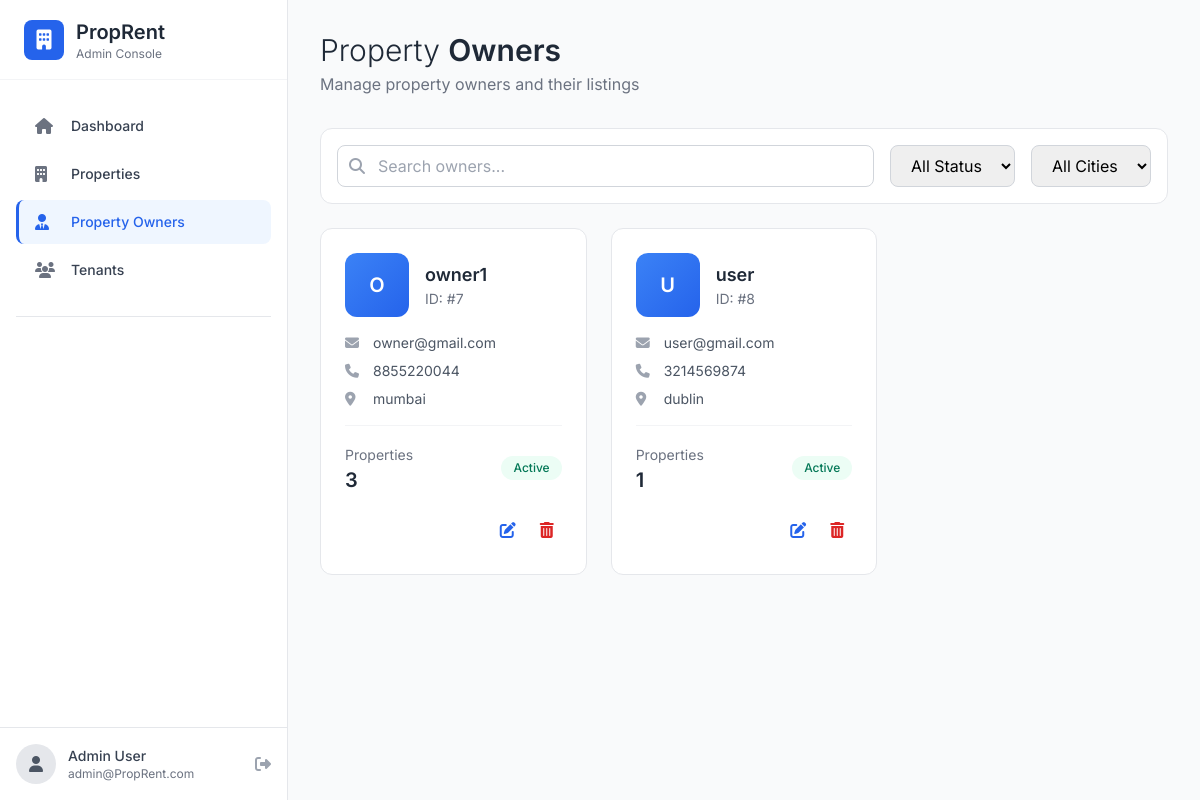
/admin_owners (signed in), run on the app's committed database.
### house_rent_app/models.py (models this page shows, shortened)
class UserProfile(models.Model):
    user = models.OneToOneField(User, on_delete=models.CASCADE)
    phone_number = models.CharField(max_length=15, unique=True)
    type = models.BooleanField(default=False)  # True for owner, False for tenant
    address = models.CharField(max_length=200)
    city = models.CharField(max_length=100)

### house_rent_app/views.py (the view, shortened to what this page needs)
# urls.py: path('admin_owners', views.AdminOwnerList.as_view(), name='admin_owners'),
class AdminOwnerList(LoginRequiredMixin, View):
    login_url = 'login'
    redirect_field_name = 'next'
    def get(self, request):
        owners_list = UserProfile.objects.filter(type=True).annotate(house_count=Count('user__houses')).all()
        print("--------------------> OWNERS : ",owners_list.values())
        return render(request, template_name="admin_owners.html", context={"owners":owners_list})

### house_rent_app/templates/admin_owners.html (shortened to what this page needs)
{% extends "admin_sidebar.html" %}
{% block content %}
<div class="p-8">
    <div class="mb-8">
        <h1 class="text-3xl font-light text-gray-800">Property <span class="font-semibold">Owners</span></h1>
        <p class="text-gray-500 mt-1">Manage property owners and their listings</p>
    </div>
    <div class="bg-white rounded-xl border border-gray-200 p-4 mb-6">
        <div class="flex flex-wrap gap-4">
            <div class="flex-1 min-w-[200px]">
                <div class="relative">
                    <i class="fas fa-search absolute left-3 top-1/2 transform -translate-y-1/2 text-gray-400"></i>
                    <input type="text" id="searchInput" placeholder="Search owners..."
                           class="w-full pl-10 pr-4 py-2 border border-gray-300 rounded-lg focus:outline-none focus:ring-2 focus:ring-blue-500">
                </div>
            </div>
            <select id="statusFilter" class="px-4 py-2 border border-gray-300 rounded-lg focus:outline-none focus:ring-2 focus:ring-blue-500">
                <option value="all">All Status</option>
            </select>
            <select id="cityFilter" class="px-4 py-2 border border-gray-300 rounded-lg focus:outline-none focus:ring-2 focus:ring-blue-500">
                <option value="all">All Cities</option>
            </select>
        </div>
    </div>
    {% if owners %}
    <div class="grid grid-cols-1 md:grid-cols-2 lg:grid-cols-3 gap-6" id="ownersGrid">
        {% for owner in owners %}
        <div class="bg-white rounded-xl border border-gray-200 overflow-hidden hover:shadow-lg transition owner-item"
             data-status="{% if owner.user.is_active %}active{% else %}inactive{% endif %}"
             data-city="{{ owner.city }}">
            <div class="p-6">
                <div class="flex items-center mb-4">
                    <div class="w-16 h-16 bg-gradient-to-br from-blue-500 to-blue-600 rounded-xl flex items-center justify-center">
                        <span class="text-white text-xl font-semibold">{{ owner.user.username|slice:":1"|upper }}</span>
                    </div>
                    <div class="ml-4">
                        <h3 class="text-lg font-semibold text-gray-800 owner-name">{{ owner.user.username }}</h3>
                        <p class="text-sm text-gray-500">ID: #{{ owner.user.id }}</p>
                    </div>
                </div>
                <div class="space-y-2 mb-4">
                    <div class="flex items-center text-sm">
                        <i class="fas fa-envelope w-5 text-gray-400"></i>
                        <span class="ml-2 text-gray-600 owner-email">{{ owner.user.email }}</span>
                    </div>
                    <div class="flex items-center text-sm">
                        <i class="fas fa-phone w-5 text-gray-400"></i>
                        <span class="ml-2 text-gray-600">{{ owner.phone_number }}</span>
                    </div>
                    <div class="flex items-center text-sm">
                        <i class="fas fa-map-marker-alt w-5 text-gray-400"></i>
                        <span class="ml-2 text-gray-600 owner-city">{{ owner.city }}</span>
                    </div>
                </div>
                <div class="flex items-center justify-between pt-4 border-t border-gray-100">
                    <div>
                        <span class="text-sm text-gray-500">Properties</span>
                        <p class="text-xl font-semibold text-gray-800">{{ owner.house_count }}</p>
                    </div>
                    <span class="px-3 py-1 text-xs font-medium rounded-full
                        {% if owner.user.is_active %}bg-emerald-50 text-emerald-700{% else %}bg-gray-100 text-gray-700{% endif %}">
                        {{ owner.user.is_active|yesno:"Active,Inactive" }}
                    </span>
                </div>
                <div class="mt-4 flex justify-end space-x-2">
                    <form method="post" class="inline">
                        <button type="submit" class="p-2 text-blue-600 hover:bg-blue-50 rounded-lg transition">
                            <i class="fas fa-edit"></i>
                        </button>
                    </form>
                    <form method="post" class="inline">
                        <button type="submit" class="p-2 text-red-600 hover:bg-red-50 rounded-lg transition"
                                onclick="return confirm('Delete this owner? This will also remove all their properties.')">
                            <i class="fas fa-trash-alt"></i>
                        </button>
                    </form>
                </div>
            </div>
        </div>
        {% endfor %}
    </div>
    {% endif %}
</div>
{% endblock %}

### house_rent_app/templates/admin_sidebar.html (style rules this page uses)
* { font-family: 'Inter', sans-serif; }
body { background-color: #f8fafc; }

### data on the page
UserProfile: user.username "O", user.username "owner1", user.id "7", user.email "owner@gmail.com", phone_number "8855220044", city "mumbai", house_count "3", user.is_active "Active"
UserProfile: user.username "U", user.username "user", user.id "8", user.email "user@gmail.com", phone_number "3214569874", city "dublin", house_count "1", user.is_active "Active"
